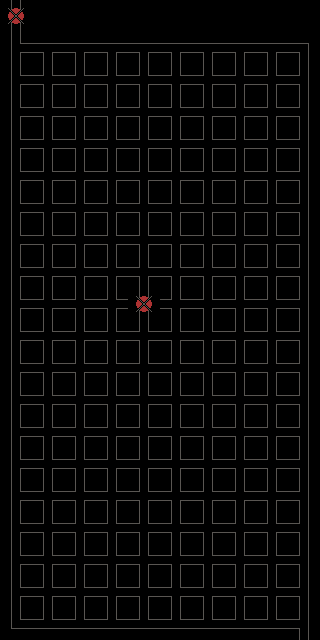

This game map was drawn from its Tiled (.tmx) file and the tilesets committed beside it. A one-line description and the full map source follow:
An orthogonal 10x20 tile map with 32x32 px tiles, 1 tile layer (Tile Layer 1).

<map version="1.8" tiledversion="1.8.2" orientation="orthogonal" renderorder="right-down" width="10" height="20" tilewidth="32" tileheight="32" infinite="0" nextlayerid="2" nextobjectid="1">
 <tileset firstgid="1" name="Pipes" tilewidth="32" tileheight="32" tilecount="6" columns="0">
  <grid orientation="orthogonal" width="1" height="1" />
  <tile id="0">
   <properties>
    <property name="Type" value="Tee" />
   </properties>
   <image width="32" height="32" source="../../Raw Resources/Pipe_Tee.png" />
  </tile>
  <tile id="1">
   <properties>
    <property name="Type" value="Block" />
   </properties>
   <image width="32" height="32" source="../../Raw Resources/Pipe_Block.png" />
  </tile>
  <tile id="2">
   <properties>
    <property name="Type" value="Cross" />
   </properties>
   <image width="32" height="32" source="../../Raw Resources/Pipe_Cross.png" />
  </tile>
  <tile id="3">
   <properties>
    <property name="Type" value="L" />
   </properties>
   <image width="32" height="32" source="../../Raw Resources/Pipe_L.png" />
  </tile>
  <tile id="4">
   <properties>
    <property name="Type" value="Straight" />
   </properties>
   <image width="32" height="32" source="../../Raw Resources/Pipe_Straight.png" />
  </tile>
  <tile id="5">
   <properties>
    <property name="Type" value="Source" />
   </properties>
   <image width="32" height="32" source="../../Raw Resources/Source.png" />
  </tile>
 </tileset>
 <layer id="1" name="Tile Layer 1" width="10" height="20">
  <data encoding="csv">
6,0,0,0,0,0,0,0,0,0,
1610612737,1,1,1,1,1,1,1,1,3221225476,
1610612737,3,3,3,3,3,3,3,3,2684354561,
1610612737,3,3,3,3,3,3,3,3,2684354561,
1610612737,3,3,3,3,3,3,3,3,2684354561,
1610612737,3,3,3,3,3,3,3,3,2684354561,
1610612737,3,3,3,3,3,3,3,3,2684354561,
1610612737,3,3,3,3,3,3,3,3,2684354561,
1610612737,3,3,3,3,3,3,3,3,2684354561,
1610612737,3,3,3,6,3,3,3,3,2684354561,
1610612737,3,3,3,3,3,3,3,3,2684354561,
1610612737,3,3,3,3,3,3,3,3,2684354561,
1610612737,3,3,3,3,3,3,3,3,2684354561,
1610612737,3,3,3,3,3,3,3,3,2684354561,
1610612737,3,3,3,3,3,3,3,3,2684354561,
1610612737,3,3,3,3,3,3,3,3,2684354561,
1610612737,3,3,3,3,3,3,3,3,2684354561,
1610612737,3,3,3,3,3,3,3,3,2684354561,
1610612737,3,3,3,3,3,3,3,3,2684354561,
4,3221225473,3221225473,3221225473,3221225473,3221225473,3221225473,3221225473,3221225473,2684354561
</data>
 </layer>
</map>